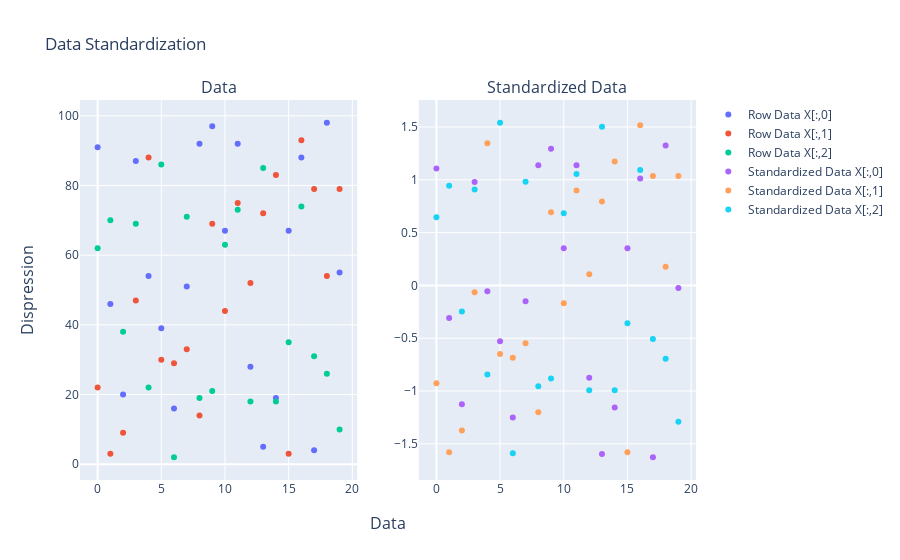

This figure's notebook cell:
### Code cell
fig = make_subplots(rows = 1, cols = 2, x_title= "Data", y_title= "Dispression",
                    column_titles=['Data','Standardized Data'], specs = [[{'type':'xy'}, {'type':'xy'}]])

fig.add_scatter(y = X[:,0], name = "Row Data X[:,0]", mode='markers', row=1, col = 1)
fig.add_scatter(y = X[:,1], name = "Row Data X[:,1]", mode='markers', row=1, col = 1)
fig.add_scatter(y = X[:,2], name = "Row Data X[:,2]", mode='markers', row=1, col = 1)
fig.add_scatter(y = std_X[:,0], name = 'Standardized Data X[:,0]', mode='markers', row=1, col = 2)
fig.add_scatter(y = std_X[:,1], name = 'Standardized Data X[:,1]', mode='markers', row=1, col = 2)
fig.add_scatter(y = std_X[:,2], name = 'Standardized Data X[:,2]', mode='markers', row=1, col = 2)

fig.update_layout(dict(title = "Data Standardization" ))

fig.show()

### Figure 1 — Plotly figure (JSON) as saved in the notebook; plotly's stock layout.template omitted (floating-point values rounded to 4 significant figures)
{"data": [{"mode": "markers", "name": "Row Data X[:,0]", "type": "scatter", "xaxis": "x", "y": [91, 46, 20, 87, 54, 39, 16, 51, 92, 97, 67, 92, 28, 5, 19, 67, 88, 4, 98, 55], "yaxis": "y"}, {"mode": "markers", "name": "Row Data X[:,1]", "type": "scatter", "xaxis": "x", "y": [22, 3, 9, 47, 88, 30, 29, 33, 14, 69, 44, 75, 52, 72, 83, 3, 93, 79, 54, 79], "yaxis": "y"}, {"mode": "markers", "name": "Row Data X[:,2]", "type": "scatter", "xaxis": "x", "y": [62, 70, 38, 69, 22, 86, 2, 71, 19, 21, 63, 73, 18, 85, 18, 35, 74, 31, 26, 10], "yaxis": "y"}, {"mode": "markers", "name": "Standardized Data X[:,0]", "type": "scatter", "xaxis": "x2", "y": [1.106, -0.3079, -1.125, 0.9803, -0.05655, -0.5278, -1.25, -0.1508, 1.137, 1.294, 0.3519, 1.137, -0.8734, -1.596, -1.156, 0.3519, 1.012, -1.627, 1.326, -0.02513], "yaxis": "y2"}, {"mode": "markers", "name": "Standardized Data X[:,1]", "type": "scatter", "xaxis": "x2", "y": [-0.9258, -1.58, -1.373, -0.06539, 1.346, -0.6505, -0.6849, -0.5472, -1.201, 0.6918, -0.1686, 0.8983, 0.1067, 0.795, 1.174, -1.58, 1.518, 1.036, 0.1755, 1.036], "yaxis": "y2"}, {"mode": "markers", "name": "Standardized Data X[:,2]", "type": "scatter", "xaxis": "x2", "y": [0.6463, 0.9443, -0.2477, 0.9071, -0.8437, 1.54, -1.589, 0.9816, -0.9555, -0.881, 0.6836, 1.056, -0.9928, 1.503, -0.9928, -0.3595, 1.093, -0.5085, -0.6947, -1.291], "yaxis": "y2"}], "layout": {"annotations": [{"font": {"size": 16}, "showarrow": false, "text": "Data", "x": 0.225, "xanchor": "center", "xref": "paper", "y": 1, "yanchor": "bottom", "yref": "paper"}, {"font": {"size": 16}, "showarrow": false, "text": "Standardized Data", "x": 0.775, "xanchor": "center", "xref": "paper", "y": 1, "yanchor": "bottom", "yref": "paper"}, {"font": {"size": 16}, "showarrow": false, "text": "Data", "x": 0.5, "xanchor": "center", "xref": "paper", "y": 0, "yanchor": "top", "yref": "paper", "yshift": -30}, {"font": {"size": 16}, "showarrow": false, "text": "Dispression", "textangle": -90, "x": 0, "xanchor": "right", "xref": "paper", "xshift": -40, "y": 0.5, "yanchor": "middle", "yref": "paper"}], "title": {"text": "Data Standardization"}, "xaxis": {"anchor": "y", "domain": [0, 0.45]}, "xaxis2": {"anchor": "y2", "domain": [0.55, 1]}, "yaxis": {"anchor": "x", "domain": [0, 1]}, "yaxis2": {"anchor": "x2", "domain": [0, 1]}}}
